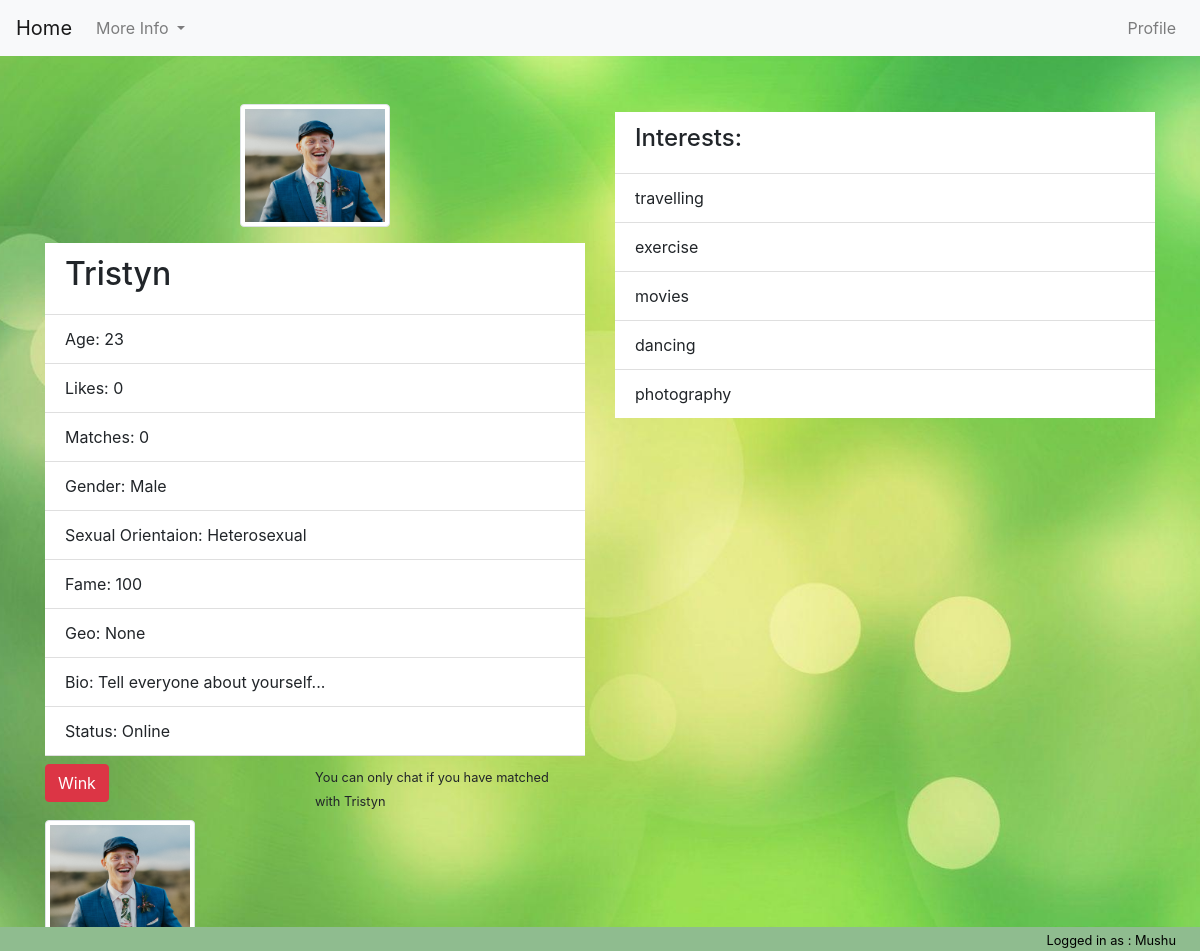
The page /profile_view/Tristyn (signed in) on the database its author committed.
### tables this page shows
CREATE TABLE users (
    profile_pic string default('default.png'),
    pics integer default(0),
    username string not null,
    firstname string not null,
    lastname string not null,
    email string not null,
    password string not null,
    likes integer default(0),
    matches integer default(0),
    bio text default('Tell everyone about yourself...'),
    gender string,
    age integer default(0),
    sex_orientation string,
    fame integer default(100),
    geo_location string,
    last_online string default('Offline'),
    complete string default('False'),
    verified string default(0)
);

CREATE TABLE images(
    username string not null,
    file_name string not null
);

### matcha/views.py (the view)
@app.route('/profile_view/<username>')
def profile_view(username):
    profile = get_profile_data(username)
    if profile['user_profile']:
        common_lib_log_history_moment('profile_view', session['username'], username, "You viewed " + username + "'s profile")
        common_lib_log_history_moment('profile_view', username, session['username'], session['username'] + " viewed your profile, why dont you check their profile out?")
        return render_template("profile_view.html",
                               winked=profile['winked'],
                               user=profile['user_profile'],
                               session_user=profile['session_user'],
                               interests=profile['interest_list'],
                               matched=profile['matched'],
                               pictures=profile['pictures'])
    else:
        flash('That user does not exist', 'danger')
        return redirect(url_for('home'))

### matcha/__init__.py (called while the page is built)
@app.before_request
def before_request():
    g.db = connect_db()

def connect_db():
    return sqlite3.connect(app.config['DATABASE'])

### matcha/common_lib/history.py (called while the page is built)
def common_lib_log_history_moment(log_type, logging_user, notif_username, message):
    mydate = datetime.now()
    formated_datenow = mydate.strftime("%d-%m-%Y\n%H:%M:%S")
    query_db("INSERT INTO history (log_username, notif_username, message, history_type, logged_timestamp ) VALUES (?,?,?,?,?)",
             (logging_user, notif_username, message, log_type, formated_datenow), True)

### matcha/common_lib/query.py (called while the page is built)
def query_db(query, args=(), commit=False, one=False):
    cur = g.db.execute(query, args)
    if commit:
        g.db.commit()
    else:
        rv = [dict((cur.description[idx][0], value)
                   for idx, value in enumerate(row)) for row in cur.fetchall()]
        return (rv[0] if rv else None) if one else rv

### matcha/templates/profile_view.html (shortened to what this page needs)
{% extends "base.html" %}
{% block nav %}
    <nav class="navbar navbar-expand-lg navbar-light bg-light"> <a class="navbar-brand" href="{{ url_for('home') }}">Home</a>
        <div class="collapse navbar-collapse" id="navbarSupportedContent">
            <ul class="navbar-nav mr-auto">
                <li class="nav-item dropdown">  <a class="nav-link dropdown-toggle" href="#" id="navbarDropdown" role="button" data-toggle="dropdown" aria-haspopup="true" aria-expanded="false">
                    More Info
                </a>
                </li>
            </ul>
            <div class="">
                <ul class="navbar-nav mr-auto">
                    <li class="nav-item">
                        <a class="nav-link" href="{{ url_for('profile_update') }}">Profile</a>
                    </li>
                </ul>
            </div>
        </div>
    </nav>
{% endblock %}
{% block content %}
    {% if user %}
        <div class=" mx-auto mt-5">
            <div class="container">
                <div class="row">
                    <div class="col-sm-12 col-md-6">
                        <img src="{{ url_for('static', filename="img/" + user.profile_pic) }}" alt="..." class="img-thumbnail mx-auto d-block profile-pic mb-3">
                        <ul class="list-group list-group-flush w-100">
                            <li class="list-group-item"><h2>{{ user.username }}</h2></li>
                            <li class="list-group-item">Age: {{ user.age }}</li>
                            <li class="list-group-item">Likes: {{ user.likes }}</li>
                            <li class="list-group-item">Matches: {{ user.matches }}</li>
                            <li class="list-group-item">Gender: {{ user.gender }}</li>
                            <li class="list-group-item">Sexual Orientaion: {{ user.sex_orientation }}</li>
                            <li class="list-group-item">Fame: {{ user.fame }}</li>
                            <li class="list-group-item">Geo: {{ user.geo_location }}</li>
                            <li class="list-group-item">Bio: {{ user.bio }}</li>
                            <li class="list-group-item">
                                {% if user.last_online == "Online" %}
                                    Status: Online
                                {% else %}
                                    Status: Offline -  Last Seen: {{ user.last_online }}
                                {% endif %}
                            </li>
                            <div class="row mt-2 w-100">
                                {% if session_user.profile_pic != 'default.png' %}
                                    <div class="col">
                                    {% if winked %}
                                        <form action="{{ url_for('unwink', username=user.username) }}">
                                            <button type="submit" class="btn btn-danger" id="">Un-Wink</button>
                                        </form>
                                    {% else %}
                                        <form action="{{ url_for('wink', username=user.username) }}">
                                            <button type="submit" class="btn btn-danger" id="wink-button">Wink</button>
                                        </form>
                                    {% endif %}
                                    </div>
                                    <div class="col">
                                        {% if matched %}
                                            <button type="submit" class="btn btn-danger">Chat</button>
                                        {% else %}
                                            <small>You can only chat if you have matched with {{ user.username }}</small>
                                        {% endif %}
                                    </div>
                                {% else %}
                                    <div class="col">
                                        <small>You can only Wink and Chat with users when you have updated your profile picture</small>
                                    </div>
                                {% endif %}
                            </div>
                        </ul>
                    </div>
                    <div class="col-sm-12  col-md-6 mx-auto mt-2 mb-2">
                        <ul class="list-group list-group-flush w-100">
                            {% if interests %}
                                <li class="list-group-item"><h4>Interests:</h4></li>
                            {% else %}
                                <li class="list-group-item mx-auto"><h4>{{ user.username }} has no Interests.</h4></li>
                            {% endif %}
                            {% for interest in interests %}
                                <li class="list-group-item">{{ interest }}</li>
                            {% endfor %}
                        </ul>
                    </div>
                    <div class="col-sm-12 col-md-12 mx-auto">
                        <div class="row">
                            {% if pictures %}
                                {% for picture in pictures %}
                                    <div class="col-sm-12 col-md-6 mt-2 mb-2">
                                        <img src="{{ url_for('static', filename="img/" + picture.file_name) }}" alt="..." class="img-thumbnail thumb-pic profile-pic">
                                    </div>
                                {% endfor %}
                            {% else %}
                                <div class="col"><h3>No Uploaded Images</h3></div>
                            {% endif %}
                        </div>
                    </div>
                </div>
            </div>
        </div>
    {% endif %}
{% endblock %}
{% block footer %}
    <small class="mr-4">Logged in as : {{ session_user.username }}</small>
{% endblock %}

### matcha/static/main.css (style rules this page uses)
.thumb-pic { max-width: 75px; max-height: 75px; }
.profile-pic { max-width: 150px; max-height: 150px; }
body { background: url('img/Splash.jpg') no-repeat center center fixed; -webkit-background-size: cover; -moz-background-size: cover; background-size: cover; -o-background-size: cover; }

### rows shown on the page
users: profile_pic (picture), username "Tristyn", age "23", likes "0", matches "0", gender "Male", sex_orientation "Heterosexual", fame "100", bio "Tell everyone about yourself..."
images: file_name (picture)
users: username "Mushu"

### other values the page prints
{{ user.geo_location }} "None"
{{ interest }} "travelling" "exercise" "movies" "dancing" "photography"
